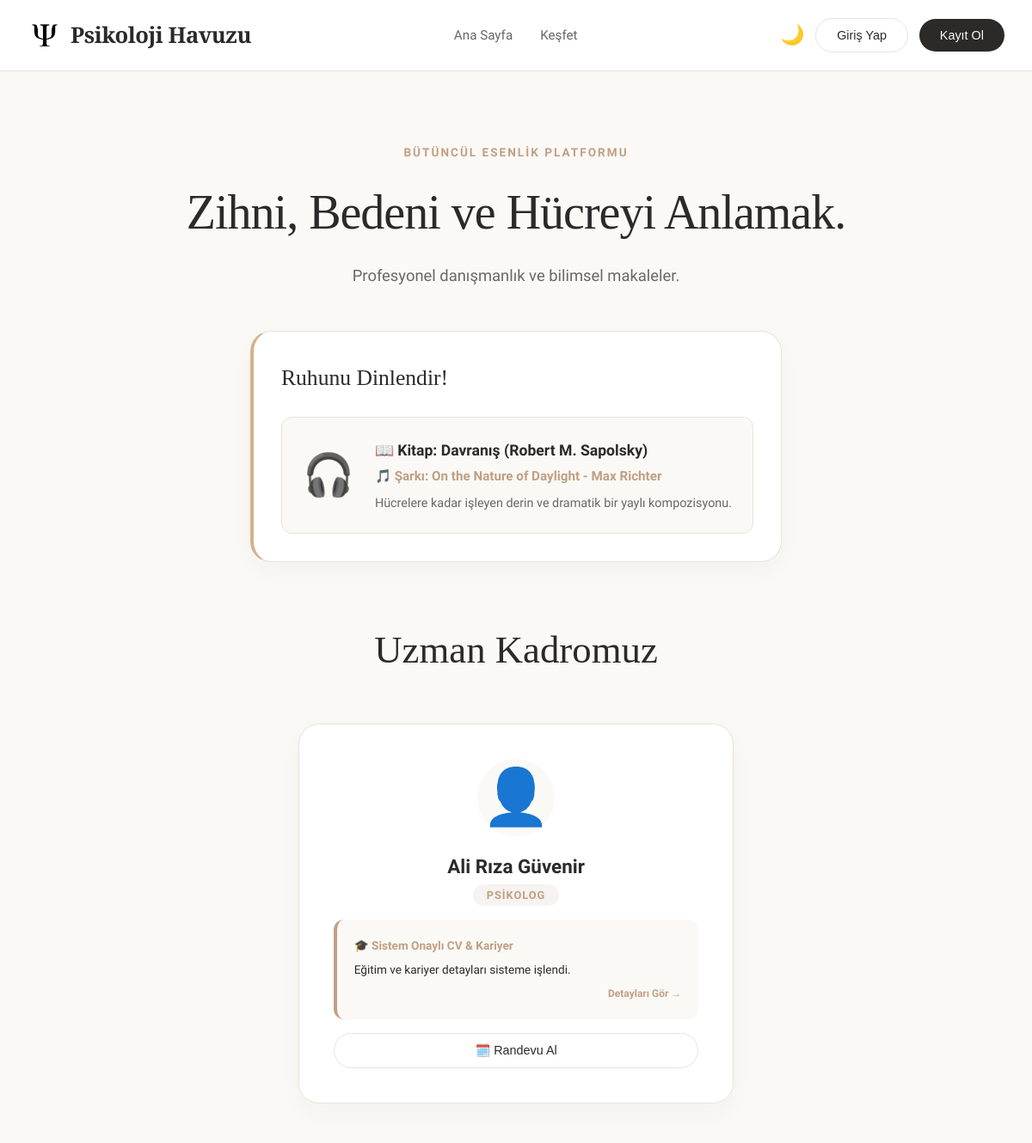
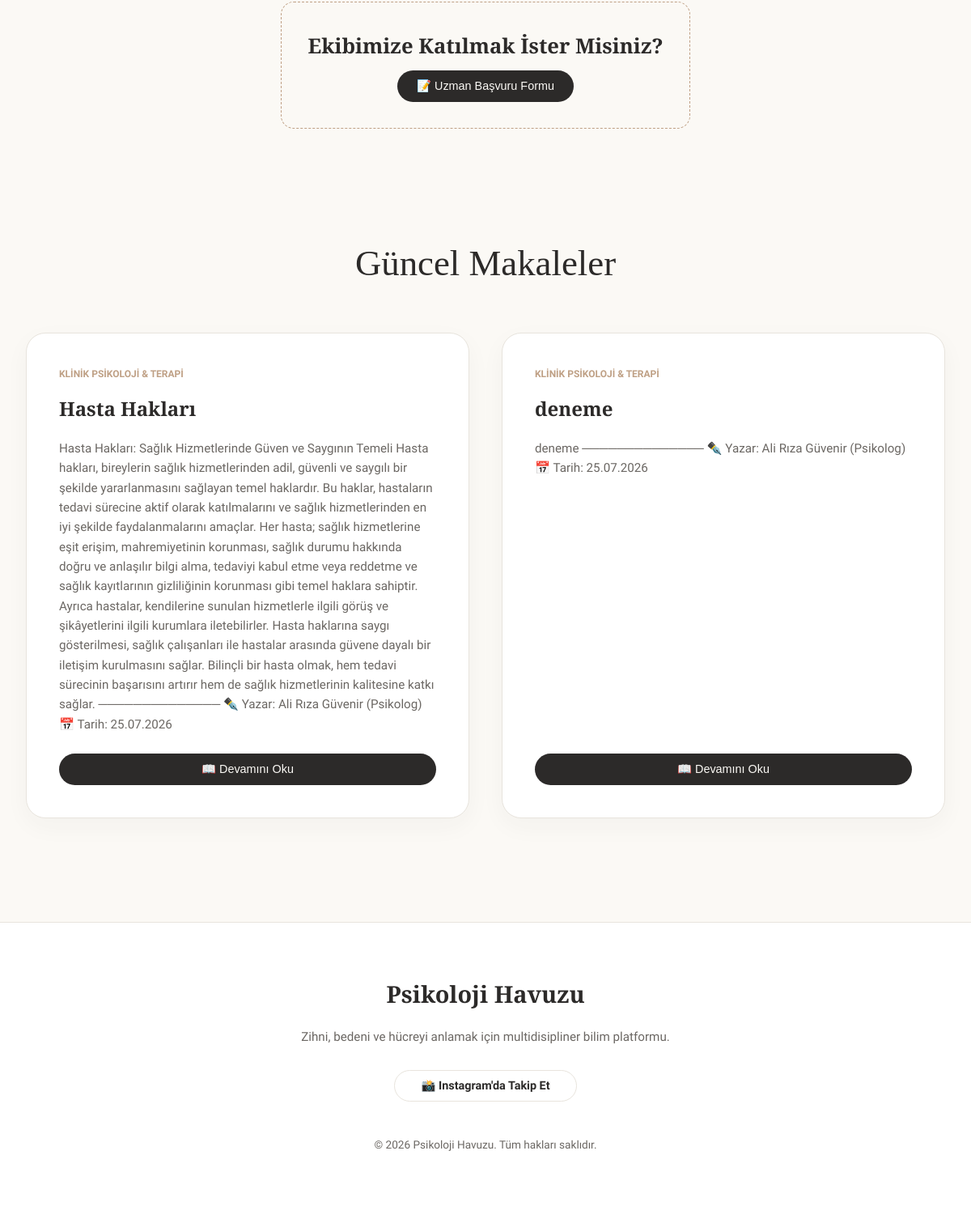
The app's page /, older data (2 pictures, top to bottom).
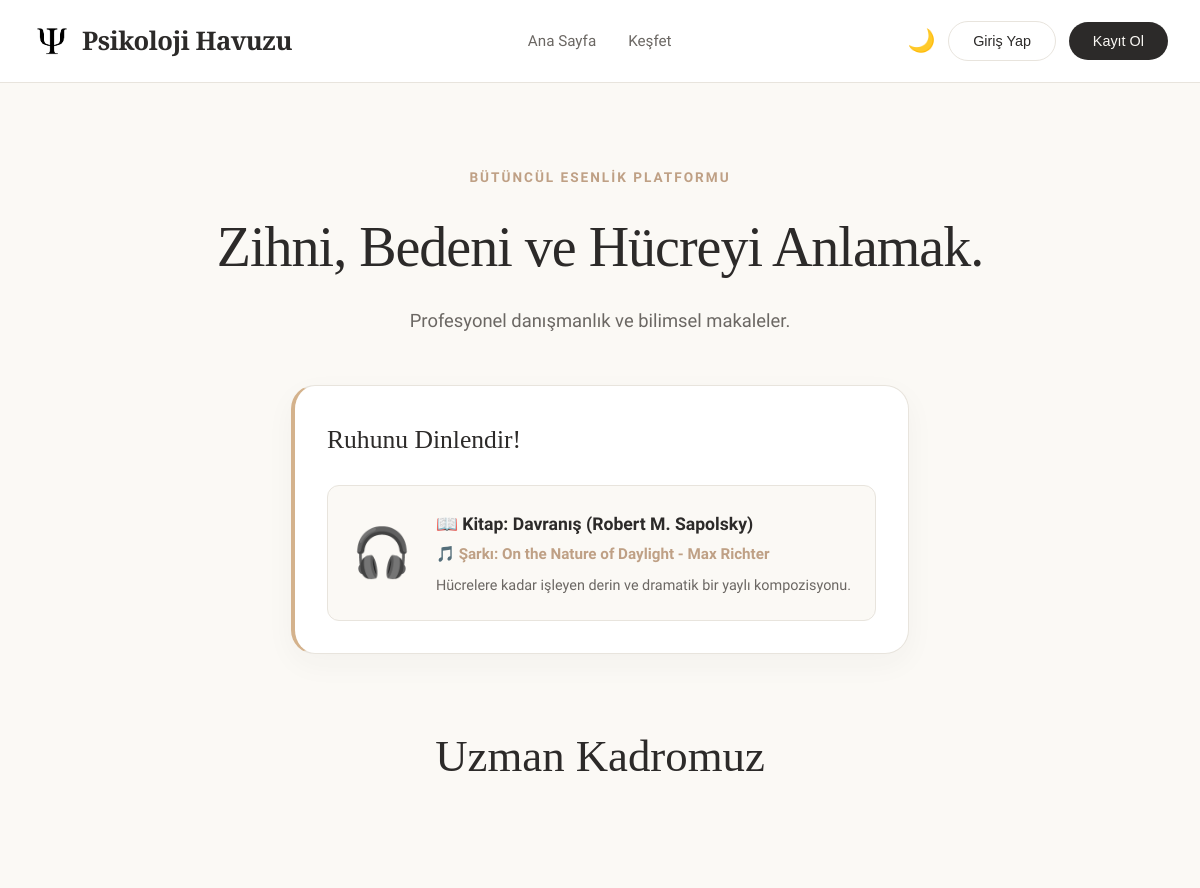
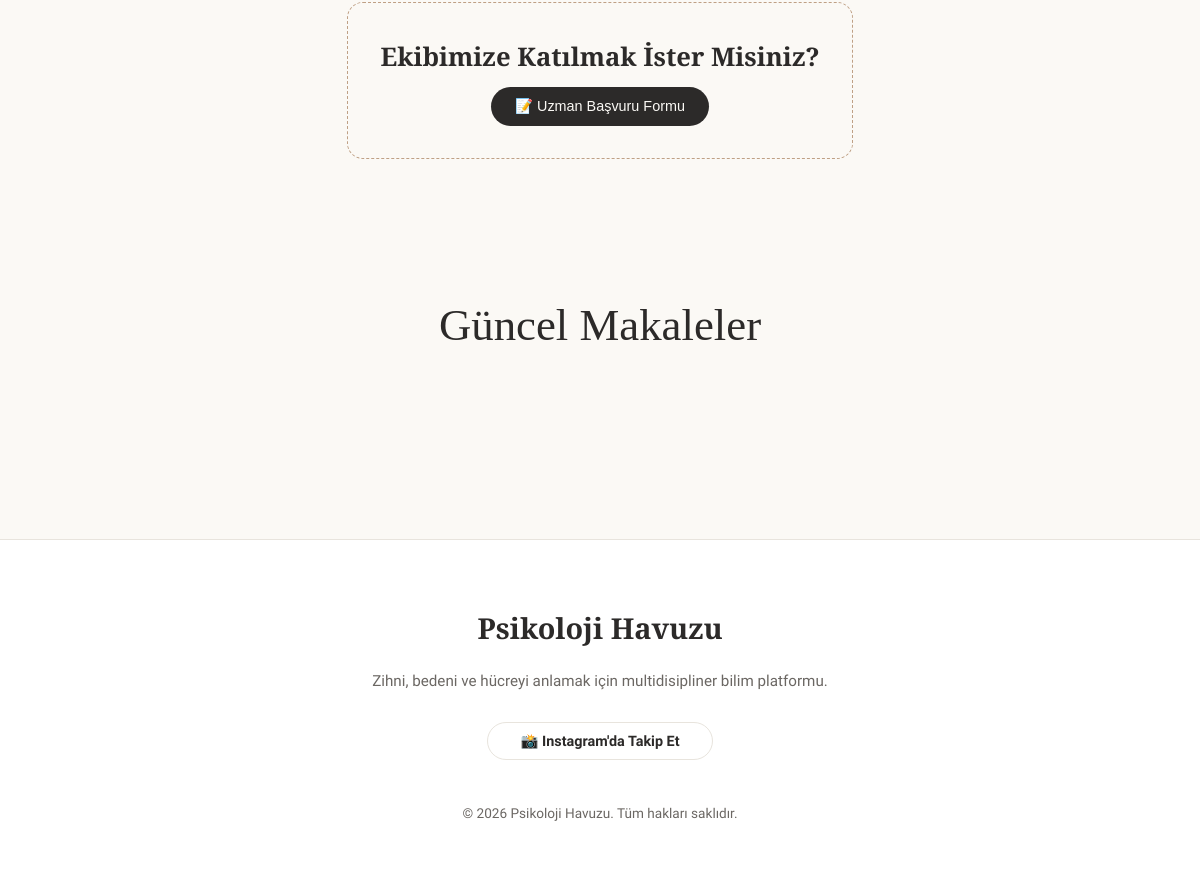
The same page, newer data (2 pictures, top to bottom).
### tables this page shows
CREATE TABLE admins (
        id INTEGER PRIMARY KEY AUTOINCREMENT,
        username TEXT UNIQUE NOT NULL,
        password TEXT NOT NULL,
        role TEXT NOT NULL,
        name TEXT NOT NULL,
        email TEXT,
        cv TEXT,
        photo TEXT,
        status TEXT,
        verification_code TEXT
    );

CREATE TABLE posts (
        id INTEGER PRIMARY KEY AUTOINCREMENT,
        title TEXT,
        content TEXT,
        category TEXT,
        author TEXT,
        likes INTEGER DEFAULT 0,
        date_posted TEXT
    );

### psikoloji_havuzu.zip/app.py (the view)
@app.route('/')
def anasayfa():
    conn = get_db_connection()
    selected_discipline = request.args.get('discipline')
    if selected_discipline:
        posts = conn.execute('SELECT * FROM posts WHERE category = ? ORDER BY id DESC', (selected_discipline,)).fetchall()
    else:
        posts = conn.execute('SELECT * FROM posts ORDER BY id DESC').fetchall()
    experts = conn.execute('SELECT * FROM admins WHERE username != "yonetici" AND status="Onaylı"').fetchall()
    settings = conn.execute('SELECT * FROM site_settings WHERE id = 1').fetchone()
    community_chats = conn.execute('SELECT * FROM community_chats ORDER BY id DESC LIMIT 20').fetchall()
    expert_chats = conn.execute('SELECT * FROM expert_chats ORDER BY id DESC LIMIT 20').fetchall()
    appointments = conn.execute('SELECT * FROM appointments ORDER BY id DESC').fetchall()
    diaries = []
    daily_quote = random.choice(MOTIVATIONAL_QUOTES)
    bugunun_tarihi_str = datetime.date.today().strftime('%Y%m%d')
    gunluk_secici = random.Random(bugunun_tarihi_str)
    secilen_kitap = gunluk_secici.choice(BOOKS)
    secilen_sarki = gunluk_secici.choice(SONGS)
    recommendation = {
        "book": secilen_kitap["book"],
        "book_author": secilen_kitap["book_author"],
        "song": secilen_sarki["song"],
        "song_desc": secilen_sarki["song_desc"]
    }
    is_member = session.get('is_member', False)
    session_user = session.get('user')
    session_name = session.get('name')
    session_role = session.get('role')
    if is_member and session_user:
        diaries = conn.execute('SELECT * FROM diaries WHERE username = ? ORDER BY id DESC', (session_user,)).fetchall()
    conn.close()
    return render_template('psikoloji_havuzu.html',
                           posts=posts,
                           experts=experts,
                           community_chats=community_chats,
                           expert_chats=expert_chats,
                           appointments=appointments,
                           diaries=diaries,
                           settings=settings,
                           session_user=session_user,
                           session_role=session_role,
                           session_name=session_name,
                           is_member=is_member,
                           daily_quote=daily_quote,
                           recommendation=recommendation,
                           disciplines=ACADEMIC_DISCIPLINES,
                           selected_discipline=selected_discipline)

### psikoloji_havuzu.zip/database.py (called while the page is built)
def get_db_connection():
    conn = sqlite3.connect('psikoloji_havuzu.db')
    conn.row_factory = sqlite3.Row
    return conn

### psikoloji_havuzu.zip/templates/psikoloji_havuzu.html (shortened to what this page needs)
<!DOCTYPE html>
<html lang="tr">
<head>
    <link rel="stylesheet" href="{{ url_for('static', filename='style.css') }}">
</head>
<body>
    {% include 'components/header.html' %}
    <section class="hero">
        <span style="color: var(--accent-warm); font-weight: 600; text-transform: uppercase; font-size: 0.85rem; letter-spacing: 2px;">Bütüncül Esenlik Platformu</span>
        <h1>{{ settings.hero_title if settings and settings.hero_title else 'Zihni, Bedeni ve Hücreyi Anlamak.' }}</h1>
        <p>{{ settings.hero_subtitle if settings and settings.hero_subtitle else 'Profesyonel danışmanlık ve bilimsel makaleler.' }}</p>
    </section>
    <div id="icerik-alani" style="display: flex; flex-direction: column;">
        <section class="blog-section" style="order: 0; padding-bottom: 1rem; max-width: 900px; margin: 0 auto 3rem auto;">
            <div class="dashboard-card" style="border-left: 4px solid var(--accent-gold); padding: 2rem;">
                <h3 style="font-family: var(--font-serif); font-size: 1.6rem; margin-bottom: 0.5rem;">Ruhunu Dinlendir! </h3>
                <div style="background: var(--bg-base); padding: 1.5rem; border-radius: 12px; display: flex; align-items: center; gap: 1.5rem; border: 1px solid var(--border-light); margin-top: 1rem;">
                    <div style="font-size: 3rem;">🎧</div>
                    <div>
                        <strong style="font-size: 1.1rem; color: var(--text-primary); display: block;">📖 Kitap: {{ recommendation.book }} ({{ recommendation.book_author }})</strong>
                        <span style="color: var(--accent-warm); font-weight: 600; font-size: 0.95rem;">🎵 Şarkı: {{ recommendation.song }}</span>
                        <p style="margin-top: 0.5rem; font-size: 0.9rem; color: var(--text-muted); line-height: 1.4;">{{ recommendation.song_desc }}</p>
                    </div>
                </div>
            </div>
        </section>
        <section class="blog-section" style="order: 1; padding-bottom: 2rem;">
            <div class="section-header"><h2>Uzman Kadromuz</h2></div>
            <div class="blog-grid">
                {% for expert in experts %}
                    <div class="expert-card" onclick="openExpertDetailModal('{{ expert.name }}', '{{ expert.role }}', '{{ expert.email }}', '{{ expert.cv }}', '{{ expert.photo }}')" style="cursor: pointer; transition: transform 0.2s ease, box-shadow 0.2s ease;" onmouseover="this.style.transform='translateY(-4px)'" onmouseout="this.style.transform='translateY(0)'">
                        <div>
                            <div class="expert-photo">{{ expert.photo }}</div>
                            <h3 style="text-align: center; font-size: 1.4rem;">{{ expert.name }}</h3>
                            <div style="text-align: center; margin-bottom: 1rem;"><span class="role-badge">{{ expert.role }}</span></div>
                            <div style="font-size: 0.85rem; color: var(--text-primary); background: var(--bg-base); padding: 1.2rem; border-radius: 12px; border-left: 4px solid var(--accent-warm); margin-bottom: 1rem; line-height: 1.6; max-height: 120px; overflow: hidden; position: relative;">
                                <strong style="display: block; margin-bottom: 0.4rem; color: var(--accent-warm);">🎓 Sistem Onaylı CV & Kariyer</strong>
                                {{ expert.cv if expert.cv else 'Akademik geçmiş ve kariyer detayları sisteme yükleniyor...' }}
                                <div style="font-size: 0.75rem; color: var(--accent-warm); margin-top: 0.5rem; font-weight: 600; text-align: right;">Detayları Gör →</div>
                            </div>
                        </div>
                        <button class="btn-outline" style="width: 100%; margin-top: auto;" onclick="event.stopPropagation(); openAppointmentModal('{{ expert.username }}')">🗓️ Randevu Al</button>
                    </div>
                {% endfor %}
            </div>
            <div style="text-align: center; margin-top: 3rem; padding: 2rem; background: var(--bg-base); border-radius: 16px; border: 1px dashed var(--accent-warm);">
                <h4 style="font-family: var(--font-serif); font-size: 1.6rem; margin-bottom: 0.5rem;">Ekibimize Katılmak İster Misiniz?</h4>
                <button class="btn-follow" onclick="openModal('applyExpertModal')">📝 Uzman Başvuru Formu</button>
            </div>
        </section>
        <section class="blog-section" style="order: 2;">
            <div class="section-header"><h2>Güncel Makaleler</h2></div>
            <div class="blog-grid">
                {% for post in posts %}
                    <article class="blog-card">
                        <div style="flex-grow: 1;">
                            <div style="font-size: 0.75rem; text-transform: uppercase; color: var(--accent-warm); font-weight: 600; margin-bottom: 0.8rem;">{{ post.category }}</div>
                            <h3 style="font-family: var(--font-serif); font-size: 1.5rem; margin-bottom: 1rem;">{{ post.title }}</h3>
                            <p class="text-clamp" style="color: var(--text-muted); font-size: 0.95rem; line-height: 1.6;">{{ post.content }}</p>
                        </div>
                        <div style="margin-top: 1.5rem; display: flex; gap: 0.5rem; align-items: center;">
                            <button class="btn-follow" style="flex: 1;" onclick="openArticleModal({{ post.id }})">📖 Devamını Oku</button>
                        </div>
                    </article>
                {% endfor %}
            </div>
        </section>
    </div>
    {% include 'components/footer.html' %}
</body>
</html>

### psikoloji_havuzu.zip/templates/components/header.html
<header>
    <div class="nav-container">
        <a href="/" style="display: flex; align-items: center; gap: 10px; text-decoration: none; color: var(--text-primary);">
            <img src="{{ url_for('static', filename='images.png') }}" alt="Psikoloji Havuzu Logo" style="width: 40px; height: 40px; object-fit: contain; mix-blend-mode: multiply; filter: contrast(120%);">
            <span style="font-family: var(--font-serif); font-size: 1.6rem; font-weight: 700; letter-spacing: -0.5px;">Psikoloji Havuzu</span>
        </a>
        <ul class="nav-links">
            <li><a href="/">Ana Sayfa</a></li>
            <li><a href="#icerik-alani">Keşfet</a></li>
        </ul>
        <div style="display: flex; align-items: center; gap: 0.8rem;">
            <button onclick="toggleDarkMode()" style="background:transparent; border:none; font-size:1.4rem; cursor:pointer;" id="themeToggle">🌙</button>
            {% if session_user %}
                <span style="font-size: 0.85rem; font-weight: 600;">{{ session_name }}</span>
                <a href="/logout" class="btn-follow" style="background: #c94a4a; padding: 0.4rem 1rem; font-size: 0.8rem;">Çıkış</a>
            {% else %}
                <button class="btn-outline" onclick="openModal('adminModal')">Giriş Yap</button>
                <button class="btn-follow" onclick="openModal('registerModal')">Kayıt Ol</button>
            {% endif %}
        </div>
    </div>
</header>

### psikoloji_havuzu.zip/templates/components/footer.html
<footer style="background: var(--bg-card); border-top: 1px solid var(--border-light); padding: 4rem 2rem; text-align: center; margin-top: 2rem;">
    <div style="max-width: 600px; margin: 0 auto;">
        <h4 style="font-family: var(--font-serif); font-size: 1.8rem; margin-bottom: 1rem;">Psikoloji Havuzu</h4>
        <p style="color: var(--text-muted); font-size: 0.95rem; margin-bottom: 2rem;">Zihni, bedeni ve hücreyi anlamak için multidisipliner bilim platformu.</p>
        <a href="https://instagram.com/" target="_blank" class="btn-outline" style="text-decoration: none; padding: 0.6rem 2rem; border-radius: 50px; font-weight: 600;">📸 Instagram'da Takip Et</a>
        <div style="margin-top: 3rem; font-size: 0.85rem; color: var(--text-muted);">
            &copy; 2026 Psikoloji Havuzu. Tüm hakları saklıdır.
        </div>
    </div>
</footer>

### psikoloji_havuzu.zip/static/style.css (style rules this page uses)
:root { --bg-base: #F7F5F0; --bg-card: #FFFFFF; --text-primary: #2C2A29; --text-muted: #6B6763; --accent-warm: #A38A73; --accent-gold: #D4B28C; --border-light: #E8E4DD; --font-serif: 'Cormorant Garamond', serif; --font-sans: 'Plus Jakarta Sans', sans-serif; --shadow-soft: 0 10px 30px rgba(44, 42, 41, 0.04); --shadow-hover: 0 20px 40px rgba(44, 42, 41, 0.08); }
*, *::before, *::after { box-sizing: border-box; margin: 0; padding: 0; }
body { background-color: var(--bg-base); color: var(--text-primary); font-family: var(--font-sans); line-height: 1.7; transition: background 0.4s ease, color 0.4s ease; }
header { background: var(--bg-card); border-bottom: 1px solid var(--border-light); position: sticky; top: 0; z-index: 100; backdrop-filter: blur(10px); }
.nav-container { max-width: 1300px; margin: 0 auto; padding: 1.2rem 2rem; display: flex; justify-content: space-between; align-items: center; }
.nav-links { list-style: none; display: flex; gap: 2rem; }
.nav-links a { text-decoration: none; color: var(--text-muted); font-weight: 500; font-size: 0.95rem; transition: color 0.2s; }
.hero { max-width: 900px; margin: 5rem auto 3rem auto; text-align: center; padding: 0 1.5rem; }
.hero h1 { font-family: var(--font-serif); font-size: 3.5rem; font-weight: 400; line-height: 1.2; margin: 1.5rem 0; letter-spacing: -1px; }
.hero p { font-size: 1.15rem; color: var(--text-muted); max-width: 600px; margin: 0 auto; }
.btn-follow { background: var(--text-primary); color: var(--bg-base); border: none; padding: 0.7rem 1.5rem; border-radius: 50px; font-weight: 500; cursor: pointer; transition: all 0.3s ease; font-size: 0.9rem; }
.btn-outline { background: transparent; color: var(--text-primary); border: 1px solid var(--border-light); padding: 0.7rem 1.5rem; border-radius: 50px; font-weight: 500; cursor: pointer; transition: all 0.3s ease; font-size: 0.9rem; }
.dashboard-card { background: var(--bg-card); border: 1px solid var(--border-light); border-radius: 24px; padding: 2.5rem; box-shadow: var(--shadow-soft); display: flex; flex-direction: column; transition: transform 0.3s ease, box-shadow 0.3s ease; }
.dashboard-card h3 { font-family: var(--font-serif); font-size: 1.8rem; margin-bottom: 1.5rem; font-weight: 500; }
.blog-section { max-width: 1300px; margin: 0 auto 6rem auto; padding: 0 2rem; }
.section-header { margin-bottom: 3rem; text-align: center; }
.section-header h2 { font-family: var(--font-serif); font-size: 2.8rem; font-weight: 400; }

Row changes from the older to the newer data that the page shows:
removed admins: photo "👤", name "Ali Rıza Güvenir", role "PSIKOLOG", cv "Eğitim ve kariyer detayları sisteme işlendi."
removed posts: category "KLINIK PSIKOLOJI & TERAPI", title "Hasta Hakları", content "Hasta Hakları: Sağlık Hizmetlerinde Güven ve Saygının Temeli Hasta hakları, bireylerin sağlık hizmetlerinden adil, güvenli ve saygılı bir şekilde yararlanmasını sağlayan temel haklardır. Bu haklar, hastaların tedavi sürecine aktif olarak katılmalarını ve sağlık hizmetlerinden en iyi şekilde faydalanmalarını amaçlar. Her hasta; sağlık hizmetlerine eşit erişim, mahremiyetinin korunması, sağlık durumu hakkında doğru ve anlaşılır bilgi alma, tedaviyi kabul etme veya reddetme ve sağlık kayıtlarının gizliliğinin korunması gibi temel haklara sahiptir. Ayrıca hastalar, kendilerine sunulan hizmetlerle ilgili görüş ve şikâyetlerini ilgili kurumlara iletebilirler. Hasta haklarına saygı gösterilmesi,…"
removed posts: category "KLINIK PSIKOLOJI & TERAPI", title "deneme", content "deneme ────────────── ✒️ Yazar: Ali Rıza Güvenir (Psikolog) 📅 Tarih: 25.07.2026"
